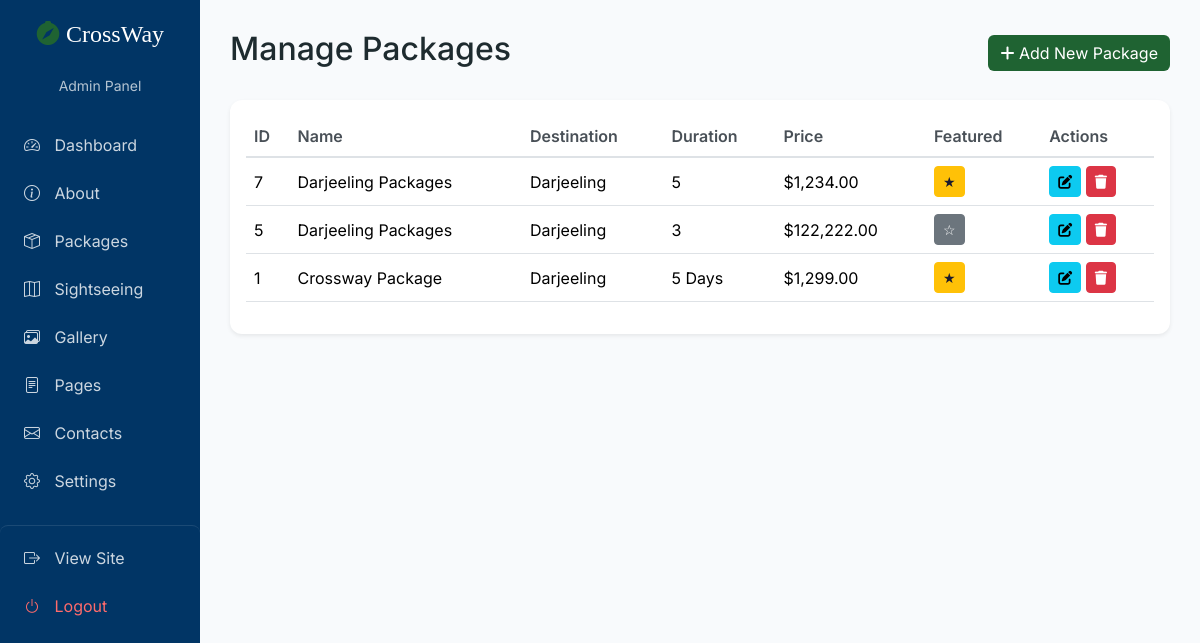
Screenshot of /admin/packages.php (signed in) with the database file from the repository.
### tables this page shows
CREATE TABLE `packages` (
  `id` int(11) NOT NULL,
  `name` varchar(255) NOT NULL,
  `description` text NOT NULL,
  `price` decimal(10,2) NOT NULL,
  `duration` varchar(50) NOT NULL,
  `destination` varchar(255) NOT NULL,
  `image_path` varchar(255) DEFAULT NULL,
  `inclusions` text DEFAULT NULL,
  `exclusions` text DEFAULT NULL,
  `availability` tinyint(1) DEFAULT 1,
  `featured` tinyint(1) DEFAULT 0,
  `created_at` timestamp NOT NULL DEFAULT current_timestamp(),
  `updated_at` timestamp NOT NULL DEFAULT current_timestamp() ON UPDATE current_timestamp()
);

### include/functions.php (called while the page is built, shortened)
<?php
function getPackages($pdo, $limit = null, $featured = null) {
    $sql = "SELECT * FROM packages WHERE availability = 1";
    $sql .= " ORDER BY created_at DESC";
    $stmt = $pdo->query($sql);
    return $stmt->fetchAll();
}

### admin/packages.php (the view, shortened to what this page needs)
<?php
require_once '../config/database.php';
require_once '../include/functions.php';
$packages = getPackages($pdo);
include 'header.php';
?>
<div class="d-flex justify-content-between align-items-center mb-4">
    <h2>Manage Packages</h2>
    <a href="package_edit.php" class="btn btn-primary">
        <i class="fas fa-plus"></i> Add New Package
    </a>
</div>
<div class="card shadow-sm">
    <div class="card-body">
        <div class="table-responsive">
            <table class="table table-hover">
                <thead>
                    <tr>
                        <th>ID</th>
                        <th>Name</th>
                        <th>Destination</th>
                        <th>Duration</th>
                        <th>Price</th>
                        <th>Featured</th>
                        <th>Actions</th>
                    </tr>
                </thead>
                <tbody>
                    <?php foreach($packages as $package): ?>
                    <tr>
                        <td><?php echo $package['id']; ?></td>
                        <td><?php echo htmlspecialchars($package['name']); ?></td>
                        <td><?php echo htmlspecialchars($package['destination']); ?></td>
                        <td><?php echo $package['duration']; ?></td>
                        <td>$<?php echo number_format($package['price'], 2); ?></td>
                        <td>
                            <a href="?toggle_featured=<?php echo $package['id']; ?>" class="btn btn-sm <?php echo $package['featured'] ? 'btn-warning' : 'btn-secondary'; ?>">
                                <?php echo $package['featured'] ? '★' : '☆'; ?>
                            </a>
                        </td>
                        <td>
                            <a href="package_edit.php?id=<?php echo $package['id']; ?>" class="btn btn-sm btn-info">
                                <i class="fas fa-edit"></i>
                            </a>
                            <a href="?delete=<?php echo $package['id']; ?>" class="btn btn-sm btn-danger" onclick="return confirm('Are you sure?')">
                                <i class="fas fa-trash"></i>
                            </a>
                        </td>
                    </tr>
                    <?php endforeach; ?>
                </tbody>
            </table>
        </div>
    </div>
</div>
<?php include 'footer.php'; ?>

### admin/header.php (style rules this page uses)
:root { --primary-green: #1f6332; --primary-blue: #013565; --green-light: #e6f0e8; --blue-light: #e3edf5; }
* { margin: 0; padding: 0; box-sizing: border-box; }
body { font-family: 'Inter', sans-serif; background: #f8fafc; color: #1e2b2f; }
.table th { font-weight: 600; color: #495057; border-bottom: 2px solid #dee2e6; }
.table td { vertical-align: middle; }
.card { border: none; border-radius: 12px; box-shadow: 0 2px 10px rgba(0,0,0,0.05); transition: 0.3s; }
.btn-primary { background: var(--primary-green); border: none; transition: 0.3s; }
.btn-warning { color: #1a1a2e; }

### rows the page displays
packages: id "7", name "Darjeeling Packages", destination "Darjeeling", duration "5", price "1,234.00"
packages: id "5", name "Darjeeling Packages", destination "Darjeeling", duration "3", price "122,222.00"
packages: id "1", name "Crossway Package", destination "Darjeeling", duration "5 Days", price "1,299.00"
